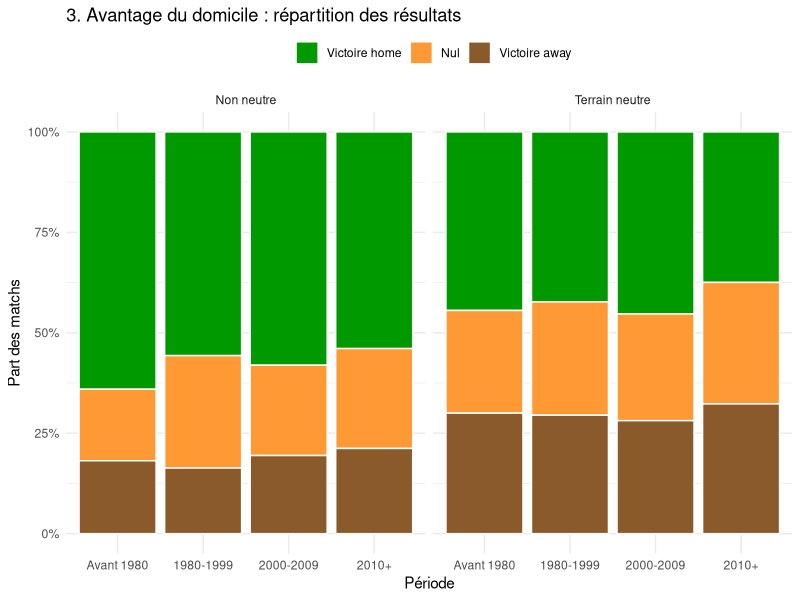
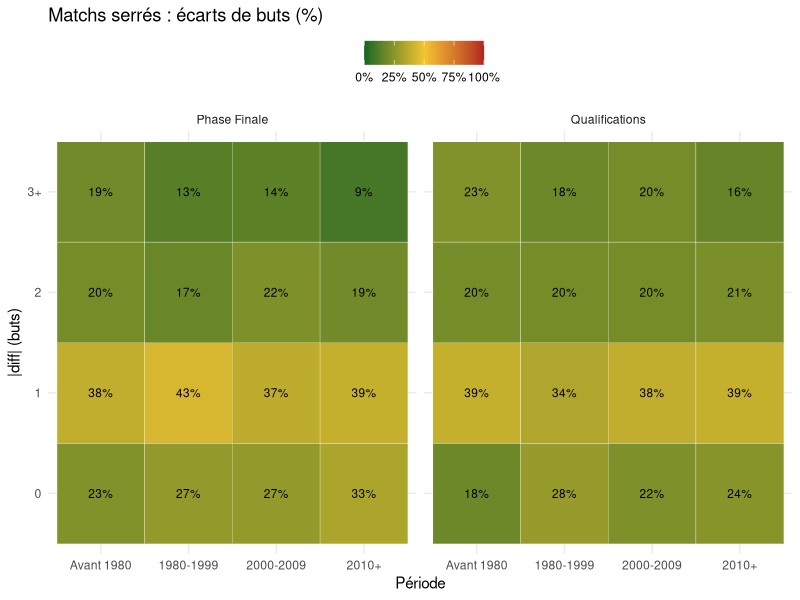

Here is the R script that generated these plots, in order:
library(dplyr)
library(ggplot2)
library(readr)

# CHARGEMENT DES DONNÉES PRÊTES
afcon <- read_csv("data/afcon_results.csv", show_col_types = FALSE)

# --- GRAPHIQUE 1 : ÉVOLUTION TEMPORELLE ---
p1 <- ggplot(afcon, aes(x = year, fill = comp_type)) +
  geom_histogram(binwidth = 2, position = "stack", color = "white") +
  scale_fill_manual(values = c("finals" = "#FF9933", "qualification" = "#009900"),
                    labels = c("Phase Finale", "Qualifications")) +
  labs(title = "1. Expansion historique de la CAN",
       x = "Année", y = "Nombre de matchs", fill = "Type") +
  theme_minimal() +
  theme(legend.position = "top")

#print(p1)

# --- GRAPHIQUE 2 : TENDANCE DES BUTS ---
stats_buts <- afcon %>%
  group_by(year, comp_type) %>%
  summarise(avg_goals = mean(total_goals), .groups = 'drop')

p2 <- ggplot(stats_buts, aes(x = year, y = avg_goals, color = comp_type)) +
  geom_point(alpha = 0.5) +
  geom_smooth(method = "loess", se = FALSE, linewidth = 1.2) + 
  scale_color_manual(values = c("finals" = "#FF9933", "qualification" = "#009900"),
                     labels = c("Phase Finale", "Qualifications")) +
  labs(title = "2. Évolution de la moyenne de buts",
       x = "Année", y = "Buts par match", color = "") +
  theme_minimal()

#print(p2)

# --- VARIABLES COMMUNES : périodes (pour Graph 3 et 4) ---
afcon <- afcon %>%
  mutate(
    neutral = as.logical(neutral),
    period = case_when(
      year < 1980 ~ "Avant 1980",
      year >= 1980 & year <= 1999 ~ "1980-1999",
      year >= 2000 & year <= 2009 ~ "2000-2009",
      year >= 2010 ~ "2010+",
      TRUE ~ NA_character_
    ),
    period = factor(period, levels = c("Avant 1980", "1980-1999", "2000-2009", "2010+")),
    neutral_label = if_else(neutral, "Terrain neutre", "Non neutre")
  )

# --- GRAPHIQUE 3 : AVANTAGE DU DOMICILE (taux H/D/A) ---
# Séparé par neutral (TRUE/FALSE) et par période

home_adv <- afcon %>%
  filter(!is.na(period), !is.na(result), !is.na(neutral)) %>%
  mutate(
    outcome = factor(
      result,
      levels = c("H", "D", "A"),
      labels = c("Victoire home", "Nul", "Victoire away")
    )
  ) %>%
  group_by(period, neutral_label, outcome) %>%
  summarise(n = n(), .groups = "drop") %>%
  group_by(period, neutral_label) %>%
  mutate(rate = n / sum(n)) %>%
  ungroup()

p3 <- ggplot(home_adv, aes(x = period, y = rate, fill = outcome)) +
  geom_col(color = "white") +
  facet_wrap(~ neutral_label) +
  scale_y_continuous(
    labels = function(x) paste0(round(100 * x), "%"),
    limits = c(0, 1)
  ) +
  scale_fill_manual(
    values = c(
      "Victoire home" = "#009900",
      "Nul"          = "#FF9933",
      "Victoire away"= "#8B5A2B"
    )
  ) +
  labs(
    title = "3. Avantage du domicile : répartition des résultats",
    x = "Période",
    y = "Part des matchs",
    fill = ""
  ) +
  theme_minimal() +
  theme(legend.position = "top")

print(p3)



# --- GRAPHIQUE 4 : ECART DE NIVEAU (boxplot de |diff buts|) ---
# abs_goal_diff = |home_score - away_score|
# Par période, comparé finals vs qualification

# Si jamais abs_goal_diff n'existe pas dans votre CSV, décommentez :
afcon <- afcon %>% mutate(abs_goal_diff = abs(home_score - away_score))

# --- GRAPHIQUE 4 (VARIÉ) : CLEVELAND DOT PLOT des écarts de buts ---

# --- GRAPHIQUE 4 (VARIÉ + TRÈS VISUEL) : HEATMAP des écarts de buts (%) ---

# --- GRAPHIQUE 4 (HEATMAP) : écarts de buts (%) avec somme = 100% par période ---

gap_dist <- afcon %>%
  filter(!is.na(period), !is.na(abs_goal_diff), !is.na(comp_type)) %>%
  mutate(
    gap_class = case_when(
      abs_goal_diff == 0 ~ "0",
      abs_goal_diff == 1 ~ "1",
      abs_goal_diff == 2 ~ "2",
      abs_goal_diff >= 3 ~ "3+",
      TRUE ~ NA_character_
    ),
    gap_class = factor(gap_class, levels = c("0", "1", "2", "3+"))
  ) %>%
  count(period, comp_type, gap_class, name = "n") %>%
  group_by(period, comp_type) %>%
  mutate(
    rate = n / sum(n),

    # Pourcentages "bruts"
    pct_raw = 100 * rate,
    pct_floor = floor(pct_raw),
    frac = pct_raw - pct_floor,

    # Ajustement pour que la somme des % entiers fasse exactement 100
    remainder = 100 - sum(pct_floor)
  ) %>%
  arrange(desc(frac), .by_group = TRUE) %>%
  mutate(
    pct_int = pct_floor + if_else(row_number() <= remainder, 1, 0)
  ) %>%
  arrange(gap_class, .by_group = TRUE) %>%
  ungroup()

# Vérification : somme des taux = 1 (100%) par (period, comp_type)
check_sum <- gap_dist %>%
  group_by(period, comp_type) %>%
  summarise(sum_rate = sum(rate), sum_pct = sum(pct_int), .groups = "drop")
print(check_sum)

p4 <- ggplot(gap_dist, aes(x = period, y = gap_class, fill = pct_int / 100)) +
  geom_tile(color = "white") +
  geom_text(aes(label = paste0(pct_int, "%")), size = 3) +
  facet_wrap(
    ~ comp_type, nrow = 1,
    labeller = as_labeller(c(finals = "Phase Finale", qualification = "Qualifications"))
  ) +
  scale_fill_gradientn(
    colours = c("#0B6623", "#F4C430", "#B22222"),  # vert -> or -> rouge
    labels = function(x) paste0(round(100 * x), "%"),
    limits = c(0, 1)
  ) +
  labs(
    title = "Matchs serrés : écarts de buts (%)",
    x = "Période",
    y = "|diff| (buts)",
    fill = ""
  ) +
  theme_minimal() +
  theme(legend.position = "top")

print(p4)

# --- GRAPHIQUE 5 :TOP 10 DES VAINQUEURS ---
victoires <- afcon %>%
  mutate(winner = case_when(
    result == "H" ~ home_team,
    result == "A" ~ away_team,
    TRUE ~ NA_character_
  )) %>%
  mutate(winner = case_when(
    winner == "United Arab Republic" ~ "Egypt",
    winner == "Ivory Coast" ~ "Côte d'Ivoire",
    winner == "Zaire" ~ "DR Congo",
    TRUE ~ winner
  )) %>%
  filter(!is.na(winner)) %>%
  count(winner, sort = TRUE) %>%
  head(10)
p5 <- ggplot(victoires, aes(x = reorder(winner, n), y = n, fill = n)) +
  geom_col() + 
  coord_flip() + 
  scale_fill_gradient(low = "#4facfe", high = "#00f2fe") + 
  geom_text(aes(label = n), hjust = 1.2, color = "white", fontface = "bold") + 
  labs(title = "5. Les Rois de la Victoire",
       x = "", y = "Nombre de victoires") +
  theme_minimal() +
  theme(legend.position = "none") 

#print(p5)

verif_classement <- afcon %>%
  mutate(winner = case_when(
    result == "H" ~ home_team,
    result == "A" ~ away_team,
    TRUE ~ NA_character_
  )) %>%
  mutate(winner = case_when(
    winner == "United Arab Republic" ~ "Egypt",  
    winner == "Ivory Coast" ~ "Côte d'Ivoire",   
    winner == "Zaire" ~ "DR Congo",              
    TRUE ~ winner
  )) %>%
  filter(!is.na(winner)) %>%
  count(winner, sort = TRUE)

#print(head(verif_classement, 15))